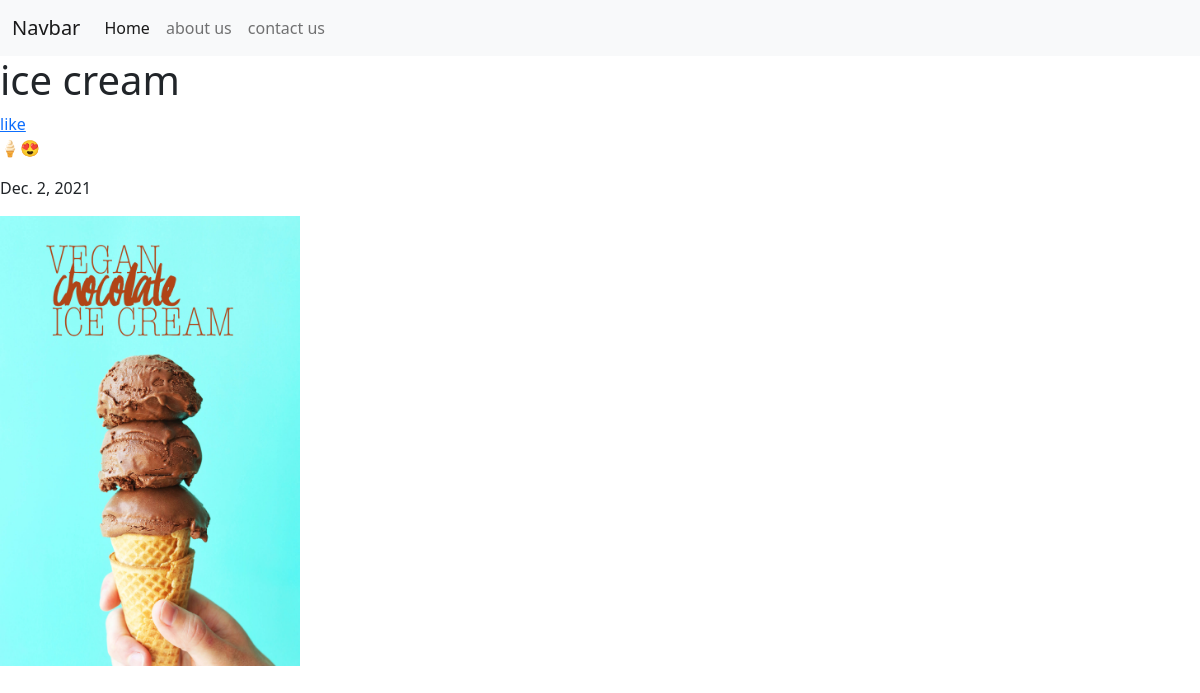
Screenshot of /testapp/blog/17 with the database file from the repository.
### testapp/models.py (models this page shows, shortened)
class Blog(models.Model):
    title = models.CharField(max_length=200)
    content = models.TextField()
    date = models.DateField(auto_now_add=True , null=True , blank=True)
    author = models.ForeignKey(User , on_delete = models.CASCADE , null=True , blank=True)
    image = models.ImageField(upload_to = '%Y/%m/%d' ,null=True , blank=True )
    likes = models.ManyToManyField(User , related_name='BlogLikes' , blank=True)

### testapp/views.py (the view)
# urls.py: path('blog/<int:pk>' ,BlogDetail.as_view() , name = 'detail'),
class BlogDetail(generic.DetailView):
    model = Blog
    template_name = 'testapp/BlogDetail.html'

### testapp/templates/testapp/BlogDetail.html (shortened to what this page needs)
{% extends 'base.html' %}
{% block content %}
<h1>{{blog.title}}</h1>
{% if user in blog.likes.all %}
    <a href="{% url 'postunlike' blog.id %}">unlike</a>
{% else %}
    <a href="{% url 'postlike' blog.id %}">like</a>
{% endif %}
<p>{{blog.content}}</p>
<p>{{blog.date}}</p>
<img style="width: 300px;" src="{{blog.image.url}}" alt="">
{% endblock content %}

### rows the page displays
Blog: title "ice cream", content "🍦😍", date "Dec. 2, 2021", image (picture)
